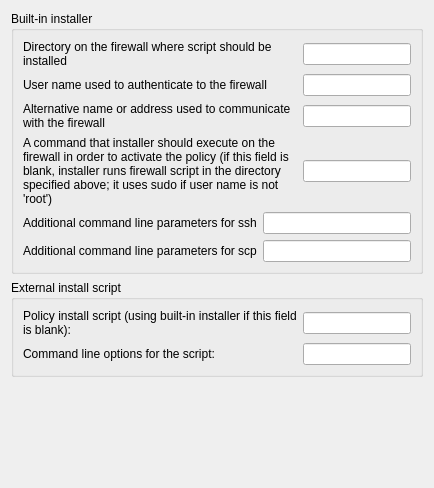
     <widget class="QWidget" name="tab1">
      <attribute name="title">
       <string>Installer</string>
      </attribute>
      <layout class="QGridLayout" name="gridLayout_3">
       <property name="verticalSpacing">
        <number>6</number>
       </property>
       <item row="0" column="0">
        <widget class="QGroupBox" name="groupBox2">
         <property name="title">
          <string>Built-in installer</string>
         </property>
         <layout class="QGridLayout" name="gridLayout">
          <property name="verticalSpacing">
           <number>6</number>
          </property>
          <item row="0" column="0">
           <widget class="QLabel" name="label556">
            <property name="text">
             <string>Directory on the firewall where script should be installed</string>
            </property>
            <property name="alignment">
             <set>Qt::AlignmentFlag::AlignLeading|Qt::AlignmentFlag::AlignLeft|Qt::AlignmentFlag::AlignVCenter</set>
            </property>
            <property name="wordWrap">
             <bool>true</bool>
            </property>
           </widget>
          </item>
          <item row="0" column="1">
           <widget class="QLineEdit" name="ipt_fw_dir">
            <property name="sizePolicy">
             <sizepolicy hsizetype="Fixed" vsizetype="Fixed">
              <horstretch>0</horstretch>
              <verstretch>0</verstretch>
             </sizepolicy>
            </property>
            <property name="toolTip">
             <string>Directory on the firewall where the generated script will be stored.</string>
            </property>
           </widget>
          </item>
          <item row="1" column="0">
           <widget class="QLabel" name="textLabel1_2">
            <property name="text">
             <string>User name used to authenticate to the firewall</string>
            </property>
            <property name="alignment">
             <set>Qt::AlignmentFlag::AlignLeading|Qt::AlignmentFlag::AlignLeft|Qt::AlignmentFlag::AlignVCenter</set>
            </property>
            <property name="wordWrap">
             <bool>true</bool>
            </property>
           </widget>
          </item>
          <item row="1" column="1">
           <widget class="QLineEdit" name="ipt_user">
            <property name="sizePolicy">
             <sizepolicy hsizetype="Fixed" vsizetype="Fixed">
              <horstretch>0</horstretch>
              <verstretch>0</verstretch>
             </sizepolicy>
            </property>
            <property name="toolTip">
             <string>SSH user name for uploading the generated script to the firewall. Leave empty to
use the current system user.</string>
            </property>
           </widget>
          </item>
          <item row="2" column="0">
           <widget class="QLabel" name="textLabel1_3">
            <property name="text">
             <string>Alternative name or address used to communicate with the firewall</string>
            </property>
            <property name="alignment">
             <set>Qt::AlignmentFlag::AlignLeading|Qt::AlignmentFlag::AlignLeft|Qt::AlignmentFlag::AlignTop</set>
            </property>
            <property name="wordWrap">
             <bool>true</bool>
            </property>
           </widget>
          </item>
          <item row="2" column="1">
           <widget class="QLineEdit" name="altAddress">
            <property name="sizePolicy">
             <sizepolicy hsizetype="Fixed" vsizetype="Fixed">
              <horstretch>0</horstretch>
              <verstretch>0</verstretch>
             </sizepolicy>
            </property>
            <property name="toolTip">
             <string>Alternative address used for SCP/SSH if the primary management address is
unreachable.</string>
            </property>
           </widget>
          </item>
          <item row="3" column="0">
           <widget class="QLabel" name="textLabel1_4">
            <property name="text">
             <string>A command that installer should execute on the firewall in order to activate the policy (if this field is blank, installer runs firewall script in the directory specified above; it uses sudo if user name is not 'root')</string>
            </property>
            <property name="alignment">
             <set>Qt::AlignmentFlag::AlignVCenter</set>
            </property>
            <property name="wordWrap">
             <bool>true</bool>
            </property>
           </widget>
          </item>
          <item row="3" column="1">
           <widget class="QLineEdit" name="activationCmd">
            <property name="sizePolicy">
             <sizepolicy hsizetype="Fixed" vsizetype="Fixed">
              <horstretch>0</horstretch>
              <verstretch>0</verstretch>
             </sizepolicy>
            </property>
            <property name="toolTip">
             <string>Custom command executed on the firewall after the script has been copied. Leave
empty to use the built-in activation.</string>
            </property>
           </widget>
          </item>
          <item row="4" column="0" colspan="2">
           <layout class="QHBoxLayout">
            <item>
             <widget class="QLabel" name="textLabel1_7">
              <property name="text">
               <string>Additional command line parameters for ssh</string>
              </property>
              <property name="wordWrap">
               <bool>false</bool>
              </property>
             </widget>
            </item>
            <item>
             <widget class="QLineEdit" name="sshArgs">
              <property name="sizePolicy">
               <sizepolicy hsizetype="Expanding" vsizetype="Fixed">
                <horstretch>0</horstretch>
                <verstretch>0</verstretch>
               </sizepolicy>
              </property>
              <property name="toolTip">
               <string>Additional arguments passed to ssh when connecting to the firewall for
installation.</string>
              </property>
             </widget>
            </item>
           </layout>
          </item>
          <item row="5" column="0" colspan="2">
           <layout class="QHBoxLayout" name="_2">
            <item>
             <widget class="QLabel" name="textLabel1_8">
              <property name="text">
               <string>Additional command line parameters for scp</string>
              </property>
              <property name="wordWrap">
               <bool>false</bool>
              </property>
             </widget>
            </item>
            <item>
             <widget class="QLineEdit" name="scpArgs">
              <property name="sizePolicy">
               <sizepolicy hsizetype="Expanding" vsizetype="Fixed">
                <horstretch>0</horstretch>
                <verstretch>0</verstretch>
               </sizepolicy>
              </property>
              <property name="toolTip">
               <string>Additional arguments passed to scp when copying the script to the firewall.</string>
              </property>
             </widget>
            </item>
           </layout>
          </item>
         </layout>
        </widget>
       </item>
       <item row="1" column="0">
        <widget class="QGroupBox" name="groupBox1">
         <property name="title">
          <string>External install script</string>
         </property>
         <layout class="QGridLayout" name="gridLayout_2">
          <item row="0" column="0">
           <layout class="QHBoxLayout" name="horizontalLayout">
            <item>
             <widget class="QLabel" name="textLabel5_2">
              <property name="sizePolicy">
               <sizepolicy hsizetype="Expanding" vsizetype="Preferred">
                <horstretch>0</horstretch>
                <verstretch>0</verstretch>
               </sizepolicy>
              </property>
              <property name="text">
               <string>Policy install script (using built-in installer if this field is blank):</string>
              </property>
              <property name="alignment">
               <set>Qt::AlignmentFlag::AlignLeading|Qt::AlignmentFlag::AlignLeft|Qt::AlignmentFlag::AlignVCenter</set>
              </property>
              <property name="wordWrap">
               <bool>true</bool>
              </property>
             </widget>
            </item>
            <item>
             <widget class="QLineEdit" name="installScript">
              <property name="sizePolicy">
               <sizepolicy hsizetype="Fixed" vsizetype="Fixed">
                <horstretch>0</horstretch>
                <verstretch>0</verstretch>
               </sizepolicy>
              </property>
              <property name="toolTip">
               <string>Path to a custom installation script executed instead of the default SCP/SSH
mechanism.</string>
              </property>
             </widget>
            </item>
           </layout>
          </item>
          <item row="1" column="0">
           <layout class="QHBoxLayout" name="horizontalLayout_2">
            <item>
             <widget class="QLabel" name="textLabel6_2">
              <property name="sizePolicy">
               <sizepolicy hsizetype="Expanding" vsizetype="Preferred">
                <horstretch>0</horstretch>
                <verstretch>0</verstretch>
               </sizepolicy>
              </property>
              <property name="text">
               <string>Command line options for the script:</string>
              </property>
              <property name="alignment">
               <set>Qt::AlignmentFlag::AlignLeading|Qt::AlignmentFlag::AlignLeft|Qt::AlignmentFlag::AlignVCenter</set>
              </property>
              <property name="wordWrap">
               <bool>false</bool>
              </property>
             </widget>
            </item>
            <item>
             <widget class="QLineEdit" name="installScriptArgs">
              <property name="sizePolicy">
               <sizepolicy hsizetype="Fixed" vsizetype="Fixed">
                <horstretch>0</horstretch>
                <verstretch>0</verstretch>
               </sizepolicy>
              </property>
              <property name="toolTip">
               <string>Arguments passed to the custom installation script.</string>
              </property>
             </widget>
            </item>
           </layout>
          </item>
         </layout>
        </widget>
       </item>
       <item row="2" column="0">
        <spacer>
         <property name="orientation">
          <enum>Qt::Orientation::Vertical</enum>
         </property>
         <property name="sizeType">
          <enum>QSizePolicy::Policy::Expanding</enum>
         </property>
         <property name="sizeHint" stdset="0">
          <size>
           <width>20</width>
           <height>100</height>
          </size>
         </property>
        </spacer>
       </item>
      </layout>
     </widget>
